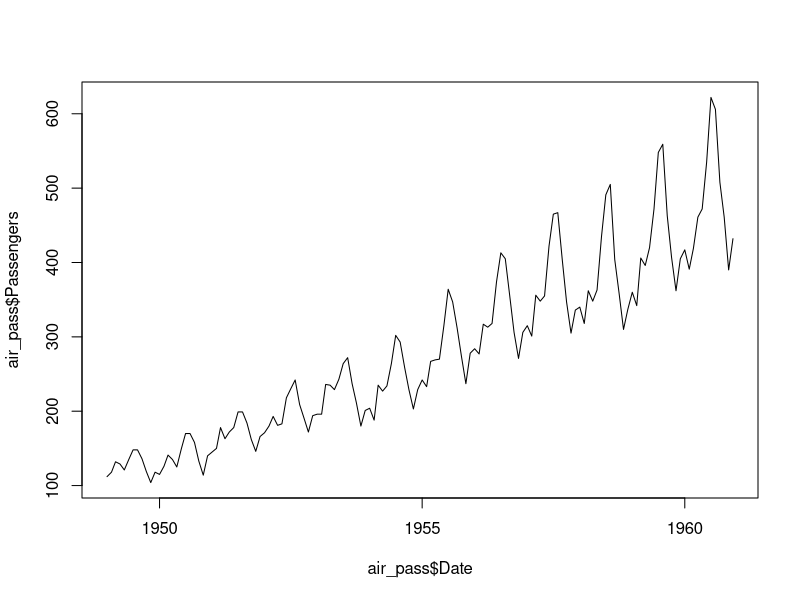
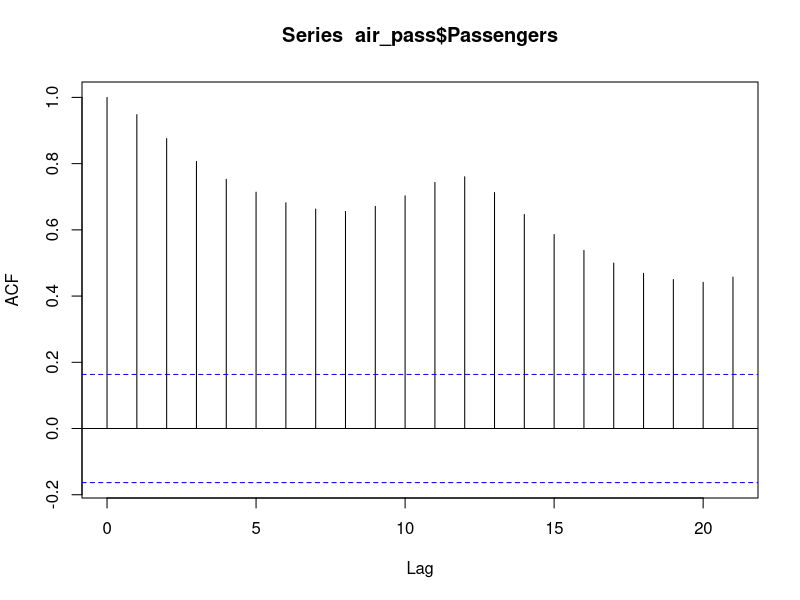
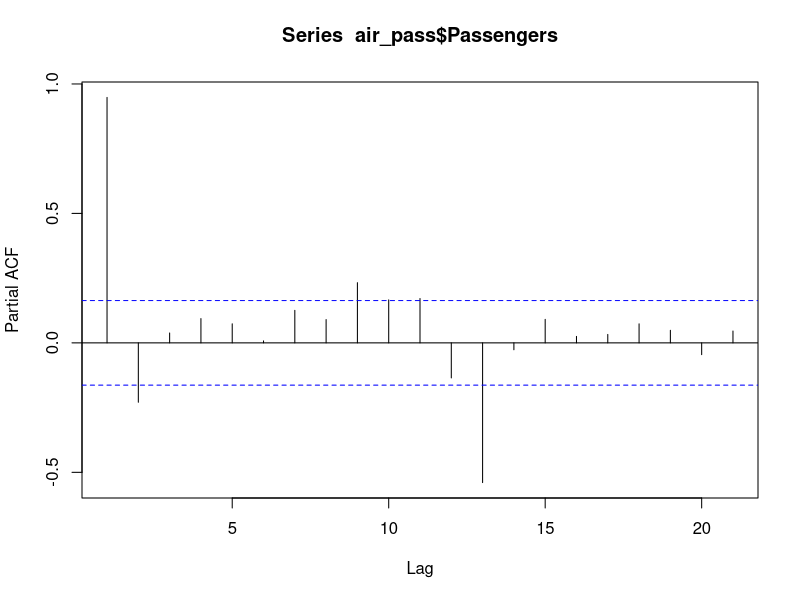

Write R code to recreate these figures, in order.
setwd("/home/student/Repositories/data-mining/cwiczenia4/")
library(zoo)

AirPassengers <- as.data.frame(AirPassengers)

AP <- ts(AirPassengers, start = c(1949,1), frequency = 12) # doesn't work with freq = 1
dAP <- decompose(AP, type = "multiplicative")
dAP_trend <- dAP$trend

dAP_trend

# autoplot(as.zoo(AP), geom = "line") +
  # geom_line(aes(x = time(dAP_trend), y = dAP_trend), color = "green")

air_pass<-read.delim("Series_G.csv", header=FALSE, col.names=c('Passengers', 'Date'))
air_pass
str(air_pass)
air_pass$Date <- as.Date(air_pass$Date, format = "%d.%m.%Y")

plot(air_pass$Passengers~air_pass$Date, type='l')

acf(air_pass$Passengers, na.action = na.pass)
pacf(air_pass$Passengers, na.action = na.pass)

install.packages("tidyverse")
library(tidyverse)
air_pass$Year <- format(air_pass$Date, "%Y")
air_pass <- air_pass %>%
  mutate(IsNewYear=ifelse(format(air_pass$Date, "%m") == "01" , 1, 0))
air_pass <- air_pass %>%
  mutate(IsSummer=ifelse(format(air_pass$Date, "%m") == "06"|format(air_pass$Date, "%m") == "07"|format(air_pass$Date, "%m") == "08"|format(air_pass$Date, "%m") == "09" , 1, 0))